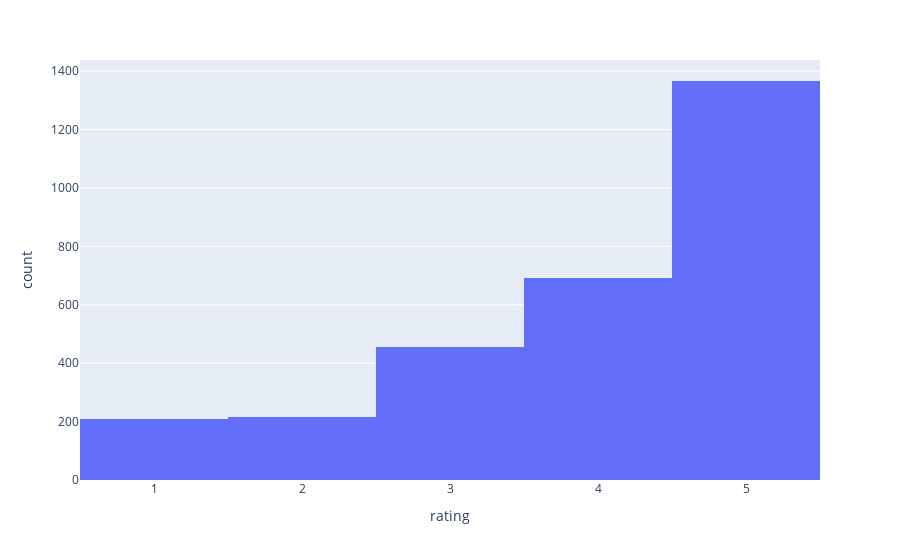

This figure's notebook cell:
### Code cell
# Majority of reviews had a rating of five followed by 4 and 3

px.histogram(df, x = df['rating']).update_xaxes(categoryorder = 'total ascending')

### Figure 1 — Plotly figure (JSON) as saved in the notebook; plotly's stock layout.template omitted (floating-point values rounded to 4 significant figures; data arrays with more than 128 entries replaced by an {"elided": "..."} marker saying what was removed)
{"data": [{"alignmentgroup": "True", "bingroup": "x", "hovertemplate": "rating=%{x}<br>count=%{y}<extra></extra>", "legendgroup": "", "marker": {"color": "#636efa"}, "name": "", "offsetgroup": "", "orientation": "v", "showlegend": false, "type": "histogram", "x": {"elided": "2938 int values"}, "xaxis": "x", "yaxis": "y"}], "layout": {"barmode": "relative", "legend": {"tracegroupgap": 0}, "margin": {"t": 60}, "xaxis": {"anchor": "y", "categoryorder": "total ascending", "domain": [0, 1], "title": {"text": "rating"}}, "yaxis": {"anchor": "x", "domain": [0, 1], "title": {"text": "count"}}}}
